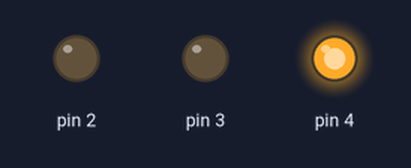
Simulated run of this sketch. Board: Arduino Uno, built with avr-gcc and run on an emulated ATmega328P. Parts: output pins drawn as LEDs (lit = HIGH).

Above: at 2.5 s.
At 6.5 s:
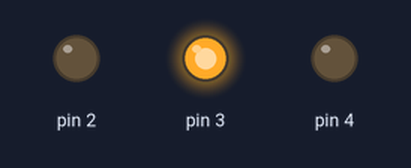
At 10.5 s:
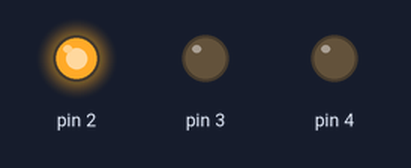
At 16.5 s:
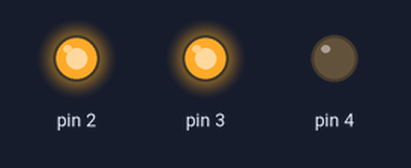
Timing chart, 0 to 22.8 s (numbered marks = the images above):
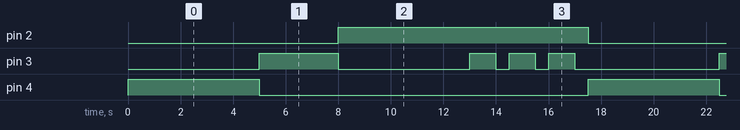

Measured:
- by itself, pin 2: alternates HIGH for 9.5 s and LOW for 8.0 s
- by itself, pin 3: repeats every 17.5 s: LOW 5.0 s, 2 × (HIGH 1.0 s, LOW 0.50 s), HIGH 1.0 s, LOW 5.5 s, HIGH 3.0 s
- by itself, pin 4: alternates HIGH for 5.0 s and LOW for 12.5 s

The sketch:

TrafficLightsUK.ino
```cpp
// (licence header left out)
void setup() {
  pinMode(2, OUTPUT);
  pinMode(3, OUTPUT);
  pinMode(4, OUTPUT);
}
void loop() {
  //green
  digitalWrite(4, 254);
  delay(5000);
  digitalWrite(4, 0);
  delay(0);

  //yellow
  digitalWrite(3, 254);
  delay(3000);
  digitalWrite(3, 0);
  delay(0);

  //red
  digitalWrite(2, 254);
  delay(5000);
  digitalWrite(3, HIGH);
  delay(1000);
  digitalWrite(3, LOW);
  delay(500);
  digitalWrite(3, HIGH);
  delay(1000);
  digitalWrite(3, LOW);
  delay(500);
  digitalWrite(3, HIGH);
  delay(1000);
  digitalWrite(3, LOW);
  delay(500);
  digitalWrite(2, 0);
  delay(0);
  digitalWrite(3, 0);
  delay(0);
}
```
